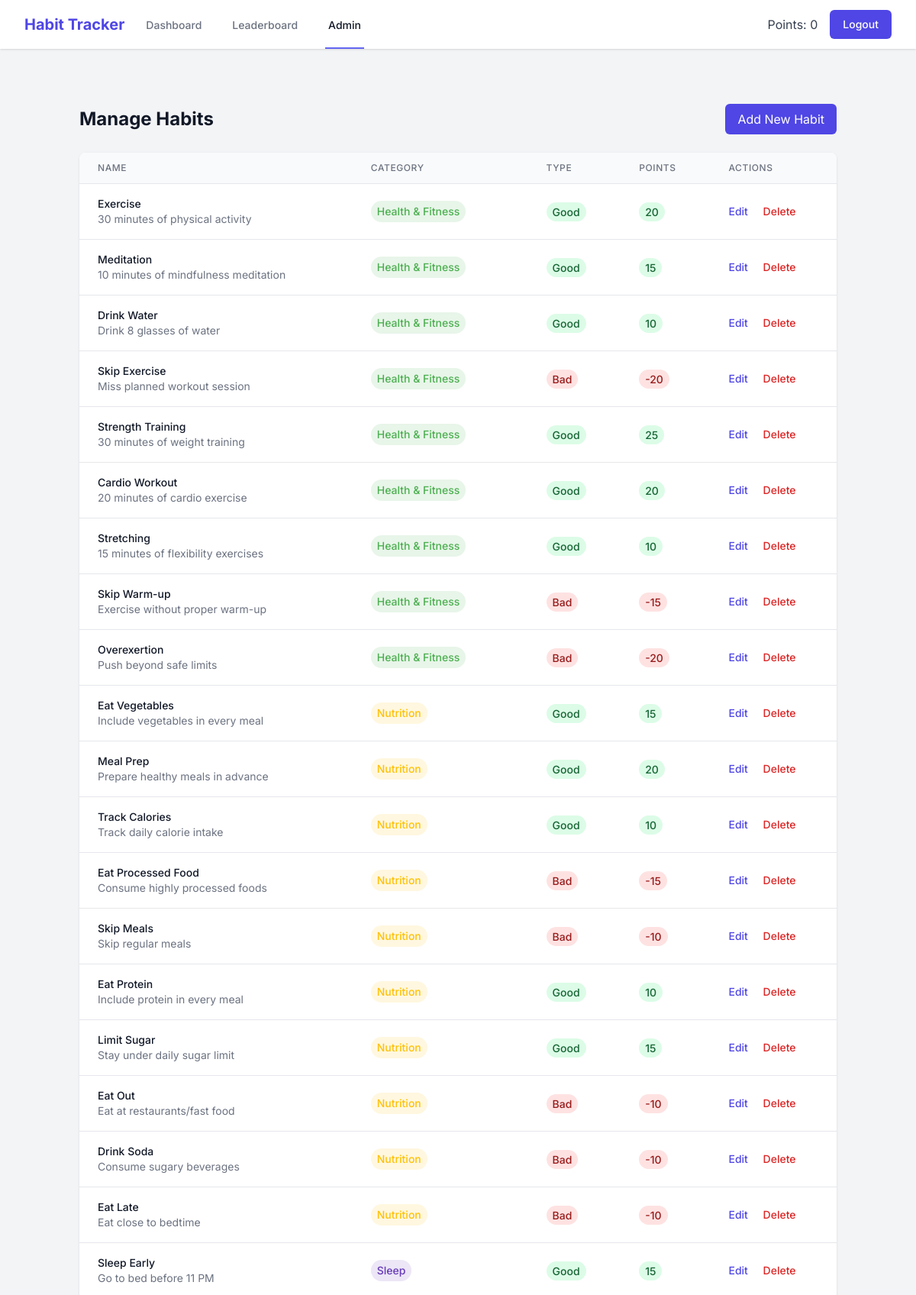
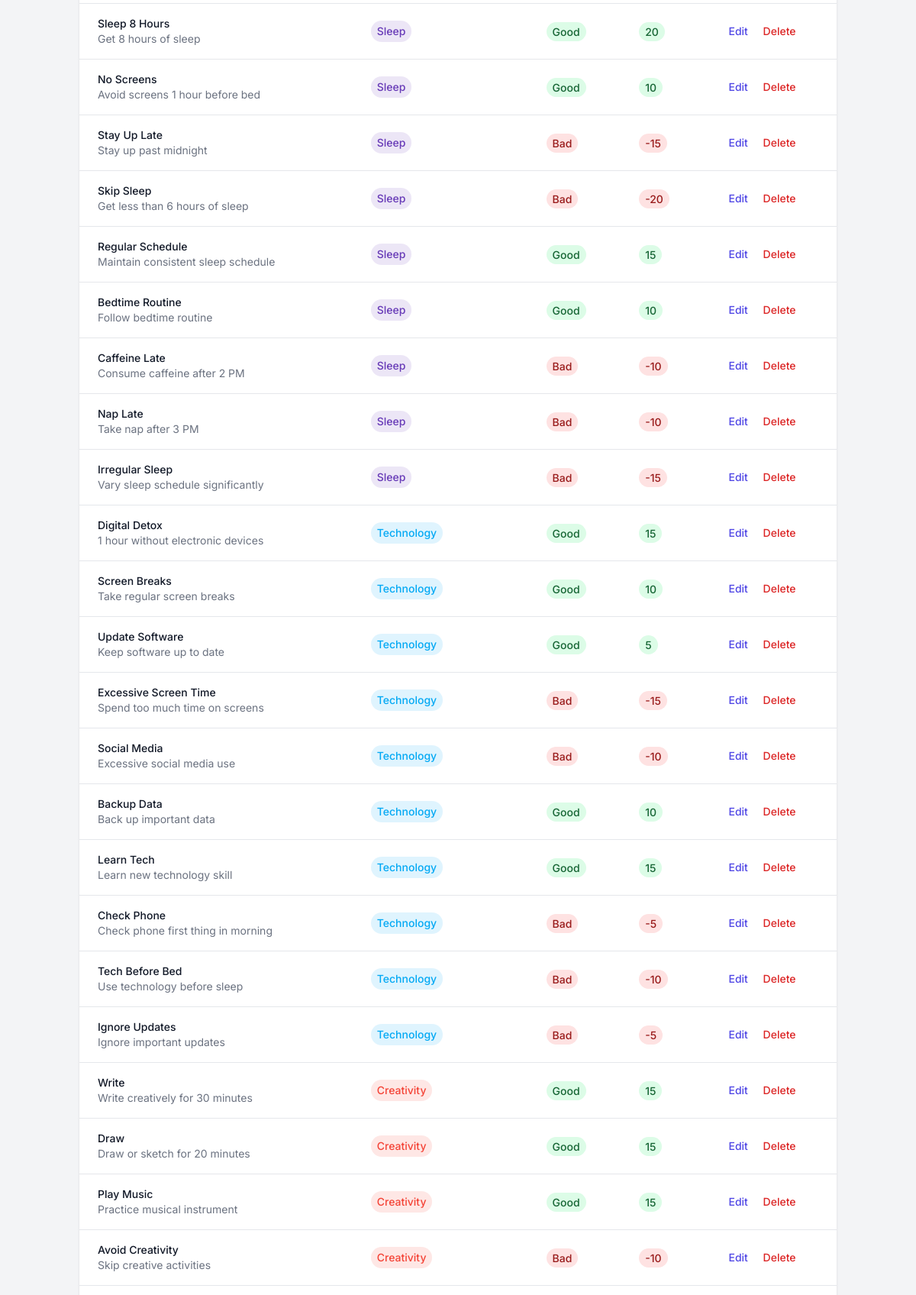
The app's page /admin/habits (signed in, upper part) with its own data (2 pictures, top to bottom).
### models.py (models this page shows, shortened)
class User(UserMixin, db.Model):
    id = db.Column(db.Integer, primary_key=True)
    username = db.Column(db.String(80), unique=True, nullable=False)
    email = db.Column(db.String(120), unique=True, nullable=False)
    password_hash = db.Column(db.String(128))
    points = db.Column(db.Integer, default=0)
    is_admin = db.Column(db.Boolean, default=False)
    created_at = db.Column(db.DateTime, default=datetime.utcnow)
    user_habits = db.relationship('UserHabit', backref='user', lazy=True)

class Habit(db.Model):
    id = db.Column(db.Integer, primary_key=True)
    name = db.Column(db.String(100), unique=True, nullable=False)
    description = db.Column(db.Text)
    is_good = db.Column(db.Boolean, default=True)
    points = db.Column(db.Integer, default=10)
    category_id = db.Column(db.Integer, db.ForeignKey('category.id'))
    created_at = db.Column(db.DateTime, default=datetime.utcnow)
    user_habits = db.relationship('UserHabit', backref='habit', lazy=True)

class Category(db.Model):
    id = db.Column(db.Integer, primary_key=True)
    name = db.Column(db.String(50), unique=True, nullable=False)
    color = db.Column(db.String(7), default='#4F46E5')
    created_at = db.Column(db.DateTime, default=datetime.utcnow)
    habits = db.relationship('Habit', backref='category', lazy=True)

### app.py (the view)
@app.route('/admin/habits')
@login_required
@admin_required
def admin_habits():
    habits = Habit.query.all()
    return render_template('admin/habits.html', habits=habits)

### app.py (called while the page is built)
def admin_required(f):
    @wraps(f)
    def decorated_function(*args, **kwargs):
        if not current_user.is_authenticated or not current_user.is_admin:
            flash('You need to be an admin to access this page.', 'error')
            return redirect(url_for('dashboard'))
        return f(*args, **kwargs)
    return decorated_function

@login_manager.user_loader
def load_user(user_id):
    return User.query.get(int(user_id))

@app.after_request
def add_security_headers(response):
    response.headers['Content-Security-Policy'] = "default-src 'self'; script-src 'self' 'unsafe-inline' 'unsafe-eval' https://cdn.jsdelivr.net https://cdn.tailwindcss.com; style-src 'self' 'unsafe-inline' https://fonts.googleapis.com; font-src 'self' https://fonts.gstatic.com; img-src 'self' data:; connect-src 'self'"
    return response

### templates/admin/habits.html (shortened to what this page needs)
{% extends "base.html" %}
{% block content %}
<div class="container mx-auto px-4 py-8">
    <div class="flex justify-between items-center mb-6">
        <h1 class="text-2xl font-bold text-gray-900">Manage Habits</h1>
        <a href="{{ url_for('add_habit') }}" class="bg-indigo-600 text-white px-4 py-2 rounded-md hover:bg-indigo-700 focus:outline-none focus:ring-2 focus:ring-indigo-500 focus:ring-offset-2">
            Add New Habit
        </a>
    </div>
    <div class="bg-white shadow rounded-lg overflow-hidden">
        <table class="min-w-full divide-y divide-gray-200">
            <thead class="bg-gray-50">
                <tr>
                    <th class="px-6 py-3 text-left text-xs font-medium text-gray-500 uppercase tracking-wider">Name</th>
                    <th class="px-6 py-3 text-left text-xs font-medium text-gray-500 uppercase tracking-wider">Category</th>
                    <th class="px-6 py-3 text-left text-xs font-medium text-gray-500 uppercase tracking-wider">Type</th>
                    <th class="px-6 py-3 text-left text-xs font-medium text-gray-500 uppercase tracking-wider">Points</th>
                    <th class="px-6 py-3 text-left text-xs font-medium text-gray-500 uppercase tracking-wider">Actions</th>
                </tr>
            </thead>
            <tbody class="bg-white divide-y divide-gray-200">
                {% for habit in habits %}
                <tr>
                    <td class="px-6 py-4 whitespace-nowrap">
                        <div class="text-sm font-medium text-gray-900">{{ habit.name }}</div>
                        <div class="text-sm text-gray-500">{{ habit.description }}</div>
                    </td>
                    <td class="px-6 py-4 whitespace-nowrap">
                        {% if habit.category %}
                        <span class="inline-block px-2 py-1 rounded-full text-sm font-medium"
                              style="background-color: {{ habit.category.color }}20; color: {{ habit.category.color }}">
                            {{ habit.category.name }}
                        </span>
                        {% else %}
                        <span class="text-gray-500">No Category</span>
                        {% endif %}
                    </td>
                    <td class="px-6 py-4 whitespace-nowrap">
                        <span class="px-2 py-1 rounded-full text-sm font-medium {% if habit.is_good %}bg-green-100 text-green-800{% else %}bg-red-100 text-red-800{% endif %}">
                            {{ 'Good' if habit.is_good else 'Bad' }}
                        </span>
                    </td>
                    <td class="px-6 py-4 whitespace-nowrap">
                        <span class="px-2 py-1 rounded-full text-sm font-medium {% if habit.is_good %}bg-green-100 text-green-800{% else %}bg-red-100 text-red-800{% endif %}">
                            {{ habit.points }}
                        </span>
                    </td>
                    <td class="px-6 py-4 whitespace-nowrap text-sm font-medium">
                        <a href="{{ url_for('admin_edit_habit', habit_id=habit.id) }}"
                           class="text-indigo-600 hover:text-indigo-900 mr-4">Edit</a>
                        <form action="{{ url_for('admin_delete_habit', habit_id=habit.id) }}"
                              method="POST"
                              class="inline"
                              onsubmit="return confirm('Are you sure you want to delete this habit?');">
                            <button type="submit" class="text-red-600 hover:text-red-900">Delete</button>
                        </form>
                    </td>
                </tr>
                {% else %}
                <tr>
                    <td colspan="5" class="px-6 py-4 text-center text-gray-500">
                        No habits found. Add your first habit!
                    </td>
                </tr>
                {% endfor %}
            </tbody>
        </table>
    </div>
</div>
{% endblock %}

### templates/base.html (shortened to what this page needs)
<!DOCTYPE html>
<html lang="en">
<head>
    <script src="https://cdn.tailwindcss.com"></script>
</head>
<body class="bg-gray-100">
    {% if current_user.is_authenticated %}
    <nav class="bg-white shadow">
        <div class="max-w-7xl mx-auto px-4 sm:px-6 lg:px-8">
            <div class="flex justify-between h-16">
                <div class="flex">
                    <div class="flex-shrink-0 flex items-center">
                        <a href="{{ url_for('dashboard') }}" class="text-xl font-bold text-indigo-600">
                            Habit Tracker
                        </a>
                    </div>
                    <div class="hidden sm:ml-6 sm:flex sm:space-x-8">
                        <a href="{{ url_for('dashboard') }}"
                            class="{% if request.endpoint == 'dashboard' %}border-indigo-500 text-gray-900{% else %}border-transparent text-gray-500 hover:border-gray-300 hover:text-gray-700{% endif %} inline-flex items-center px-1 pt-1 border-b-2 text-sm font-medium">
                            Dashboard
                        </a>
                        <a href="{{ url_for('leaderboard') }}"
                            class="{% if request.endpoint == 'leaderboard' %}border-indigo-500 text-gray-900{% else %}border-transparent text-gray-500 hover:border-gray-300 hover:text-gray-700{% endif %} inline-flex items-center px-1 pt-1 border-b-2 text-sm font-medium">
                            Leaderboard
                        </a>
                        {% if current_user.is_admin %}
                        <a href="{{ url_for('admin_dashboard') }}"
                            class="{% if request.endpoint.startswith('admin_') %}border-indigo-500 text-gray-900{% else %}border-transparent text-gray-500 hover:border-gray-300 hover:text-gray-700{% endif %} inline-flex items-center px-1 pt-1 border-b-2 text-sm font-medium">
                            Admin
                        </a>
                        {% endif %}
                    </div>
                </div>
                <div class="flex items-center">
                    <span class="text-gray-700 mr-4">Points: {{ current_user.points }}</span>
                    <a href="{{ url_for('logout') }}"
                        class="inline-flex items-center px-4 py-2 border border-transparent text-sm font-medium rounded-md text-white bg-indigo-600 hover:bg-indigo-700">
                        Logout
                    </a>
                </div>
            </div>
        </div>
    </nav>
    {% endif %}
    <main class="py-10">
        {% block content %}{% endblock %}
    </main>
</body>
</html>

### templates/base.html (style rules this page uses)
body { font-family: 'Inter', sans-serif; }

### records on screen
User: points "0"
Habit: name "Exercise", description "30 minutes of physical activity", category.name "Health & Fitness", is_good "Good", points "20"
Habit: name "Meditation", description "10 minutes of mindfulness meditation", category.name "Health & Fitness", is_good "Good", points "15"
Habit: name "Drink Water", description "Drink 8 glasses of water", category.name "Health & Fitness", is_good "Good", points "10"
Habit: name "Skip Exercise", description "Miss planned workout session", category.name "Health & Fitness", is_good "Bad", points "-20"
Habit: name "Strength Training", description "30 minutes of weight training", category.name "Health & Fitness", is_good "Good", points "25"
Habit: name "Cardio Workout", description "20 minutes of cardio exercise", category.name "Health & Fitness", is_good "Good", points "20"
Habit: name "Stretching", description "15 minutes of flexibility exercises", category.name "Health & Fitness", is_good "Good", points "10"
Habit: name "Skip Warm-up", description "Exercise without proper warm-up", category.name "Health & Fitness", is_good "Bad", points "-15"
Habit: name "Overexertion", description "Push beyond safe limits", category.name "Health & Fitness", is_good "Bad", points "-20"
Habit: name "Eat Vegetables", description "Include vegetables in every meal", category.name "Nutrition", is_good "Good", points "15"
Habit: name "Meal Prep", description "Prepare healthy meals in advance", category.name "Nutrition", is_good "Good", points "20"
Habit: name "Track Calories", description "Track daily calorie intake", category.name "Nutrition", is_good "Good", points "10"
Habit: name "Eat Processed Food", description "Consume highly processed foods", category.name "Nutrition", is_good "Bad", points "-15"
Habit: name "Skip Meals", description "Skip regular meals", category.name "Nutrition", is_good "Bad", points "-10"
Habit: name "Eat Protein", description "Include protein in every meal", category.name "Nutrition", is_good "Good", points "10"
Habit: name "Limit Sugar", description "Stay under daily sugar limit", category.name "Nutrition", is_good "Good", points "15"
Habit: name "Eat Out", description "Eat at restaurants/fast food", category.name "Nutrition", is_good "Bad", points "-10"
Habit: name "Drink Soda", description "Consume sugary beverages", category.name "Nutrition", is_good "Bad", points "-10"
Habit: name "Eat Late", description "Eat close to bedtime", category.name "Nutrition", is_good "Bad", points "-10"
Habit: name "Sleep Early", description "Go to bed before 11 PM", category.name "Sleep", is_good "Good", points "15"
Habit: name "Sleep 8 Hours", description "Get 8 hours of sleep", category.name "Sleep", is_good "Good", points "20"
Habit: name "No Screens", description "Avoid screens 1 hour before bed", category.name "Sleep", is_good "Good", points "10"
Habit: name "Stay Up Late", description "Stay up past midnight", category.name "Sleep", is_good "Bad", points "-15"
Habit: name "Skip Sleep", description "Get less than 6 hours of sleep", category.name "Sleep", is_good "Bad", points "-20"
Habit: name "Regular Schedule", description "Maintain consistent sleep schedule", category.name "Sleep", is_good "Good", points "15"
Habit: name "Bedtime Routine", description "Follow bedtime routine", category.name "Sleep", is_good "Good", points "10"
Habit: name "Caffeine Late", description "Consume caffeine after 2 PM", category.name "Sleep", is_good "Bad", points "-10"
Habit: name "Nap Late", description "Take nap after 3 PM", category.name "Sleep", is_good "Bad", points "-10"
Habit: name "Irregular Sleep", description "Vary sleep schedule significantly", category.name "Sleep", is_good "Bad", points "-15"
Habit: name "Digital Detox", description "1 hour without electronic devices", category.name "Technology", is_good "Good", points "15"
Habit: name "Screen Breaks", description "Take regular screen breaks", category.name "Technology", is_good "Good", points "10"
Habit: name "Update Software", description "Keep software up to date", category.name "Technology", is_good "Good", points "5"
Habit: name "Excessive Screen Time", description "Spend too much time on screens", category.name "Technology", is_good "Bad", points "-15"
Habit: name "Social Media", description "Excessive social media use", category.name "Technology", is_good "Bad", points "-10"
Habit: name "Backup Data", description "Back up important data", category.name "Technology", is_good "Good", points "10"
Habit: name "Learn Tech", description "Learn new technology skill", category.name "Technology", is_good "Good", points "15"
Habit: name "Check Phone", description "Check phone first thing in morning", category.name "Technology", is_good "Bad", points "-5"
Habit: name "Tech Before Bed", description "Use technology before sleep", category.name "Technology", is_good "Bad", points "-10"
Habit: name "Ignore Updates", description "Ignore important updates", category.name "Technology", is_good "Bad", points "-5"
Habit: name "Write", description "Write creatively for 30 minutes", category.name "Creativity", is_good "Good", points "15"
Habit: name "Draw", description "Draw or sketch for 20 minutes", category.name "Creativity", is_good "Good", points "15"
Habit: name "Play Music", description "Practice musical instrument", category.name "Creativity", is_good "Good", points "15"
Habit: name "Avoid Creativity", description "Skip creative activities", category.name "Creativity", is_good "Bad", points "-10"
